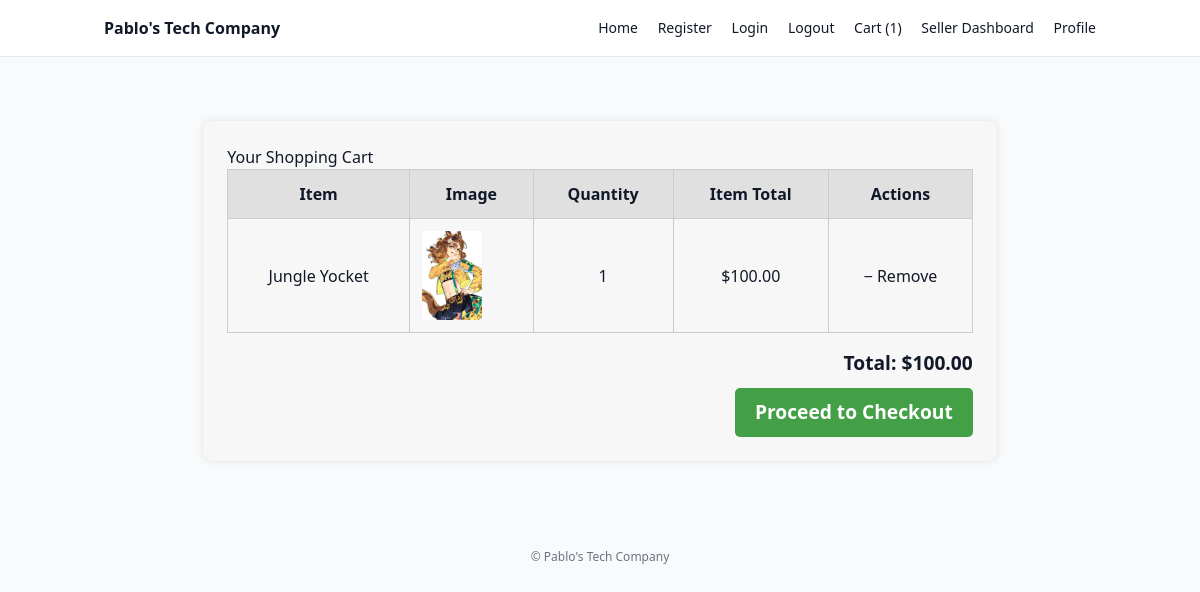
The app's page /cart/ (signed in) with its own data.
### core/models.py (models this page shows, shortened)
class CartOrderItems(models.Model):
    order = models.ForeignKey(CartOrder, on_delete=models.CASCADE)
    invoice_no = models.CharField(max_length=100)
    product_status = models.CharField(max_length=200)
    item = models.CharField(max_length=200)
    image = models.CharField(max_length=200)
    qty = models.IntegerField(default=0)
    price = models.DecimalField(max_digits=10, decimal_places=2, default=0.00)
    total = models.DecimalField(max_digits=10, decimal_places=2, default=0.00)
    class Meta:
        verbose_name_plural = "Cart Order Items"

### core/views.py (the view)
# urls.py: path('cart/', views.cart_view, name='cart'),
def cart_view(request):
    if not request.user.is_authenticated:
        return redirect('login')
    order, _ = CartOrder.objects.get_or_create(user=request.user, paid_status=False)
    items = CartOrderItems.objects.filter(order=order)
    total_price = sum(i.total for i in items)
    context = {'items': items, 'total_price': total_price}
    return render(request, 'core/cart.html', context)

### core/context_processors.py (called while the page is built)
def cart_count(request):
    if request.user.is_authenticated:
        order, created = CartOrder.objects.get_or_create(user=request.user, paid_status=False)
        total_qty = CartOrderItems.objects.filter(order=order).aggregate(total_qty=Sum('qty'))['total_qty'] or 0
        return {'cart_count': total_qty}
    return {'cart_count': 0}

### templates/core/cart.html (shortened to what this page needs)
{% extends "core/base.html" %}
{% load static %}
{% block content %}
<div class="cart-container">
    <h2>Your Shopping Cart</h2>
    {% if items %}
    <table class="cart-table">
        <thead>
            <tr>
                <th>Item</th>
                <th>Image</th>
                <th>Quantity</th>
                <th>Item Total</th>
                <th>Actions</th>
            </tr>
        </thead>
        <tbody>
            {% for item in items %}
            <tr id="cart-item-{{ item.id }}">
                <td>{{ item.item }}</td>
                <td>
                    {% if item.image %}
                        <img src="{{ item.image }}" alt="{{ item.item }}" width="60" height="60">
                    {% else %}
                        <img src="{% static 'images/default.png' %}" alt="No image" width="60" height="60">
                    {% endif %}
                </td>
                <td>{{ item.qty }}</td>
                <td>${{ item.total }}</td>
                <td>
                    <button class="cart-item-button" data-item-id="{{ item.id }}" data-action="decrease">−</button>
                    <button class="cart-item-button" data-item-id="{{ item.id }}" data-action="remove">Remove</button>
                </td>
            </tr>
            {% endfor %}
        </tbody>
    </table>
    <div class="cart-summary">
        <p><strong>Total:</strong> $<span id="cart-total">{{ total_price }}</span></p>
        <a href="{% url 'core:checkout' %}" class="checkout-btn">Proceed to Checkout</a>
    </div>
    {% else %}
    <p>Your cart is empty.</p>
    {% endif %}
</div>
{% endblock %}

### core/static/css/styles.css (style rules this page uses)
table { width: 100%; border-collapse: collapse; margin-bottom: 20px; }
th, td { padding: 10px; text-align: left; border-bottom: 1px solid #ddd; }
th { background-color: #f4f4f4; }
button { padding: 5px 10px; margin: 0 2px; border: none; border-radius: 4px; cursor: pointer; color: #fff; }

### templates/core/cart.html (style rules this page uses)
.checkout-btn { display: inline-block; background-color: #43a047; color: white; padding: 10px 20px; border-radius: 5px; text-decoration: none; font-weight: bold; margin-top: 10px; }
.cart-container { width: 80%; margin: 2rem auto; background: #f7f7f7; padding: 1.5rem; border-radius: 10px; box-shadow: 0 0 10px rgba(0,0,0,0.1); }
.cart-table { width: 100%; border-collapse: collapse; margin-bottom: 1rem; }
.cart-table th, .cart-table td { border: 1px solid #ccc; text-align: center; padding: 0.75rem; }
.cart-table th { background: #e0e0e0; }
.cart-summary { text-align: right; font-size: 1.2rem; font-weight: bold; }

### records on screen
CartOrderItems: item "Jungle Yocket", qty "1", total "100.00"

### other values on screen
{{ cart_count }} "1"
{{ total_price }} "100.00"
